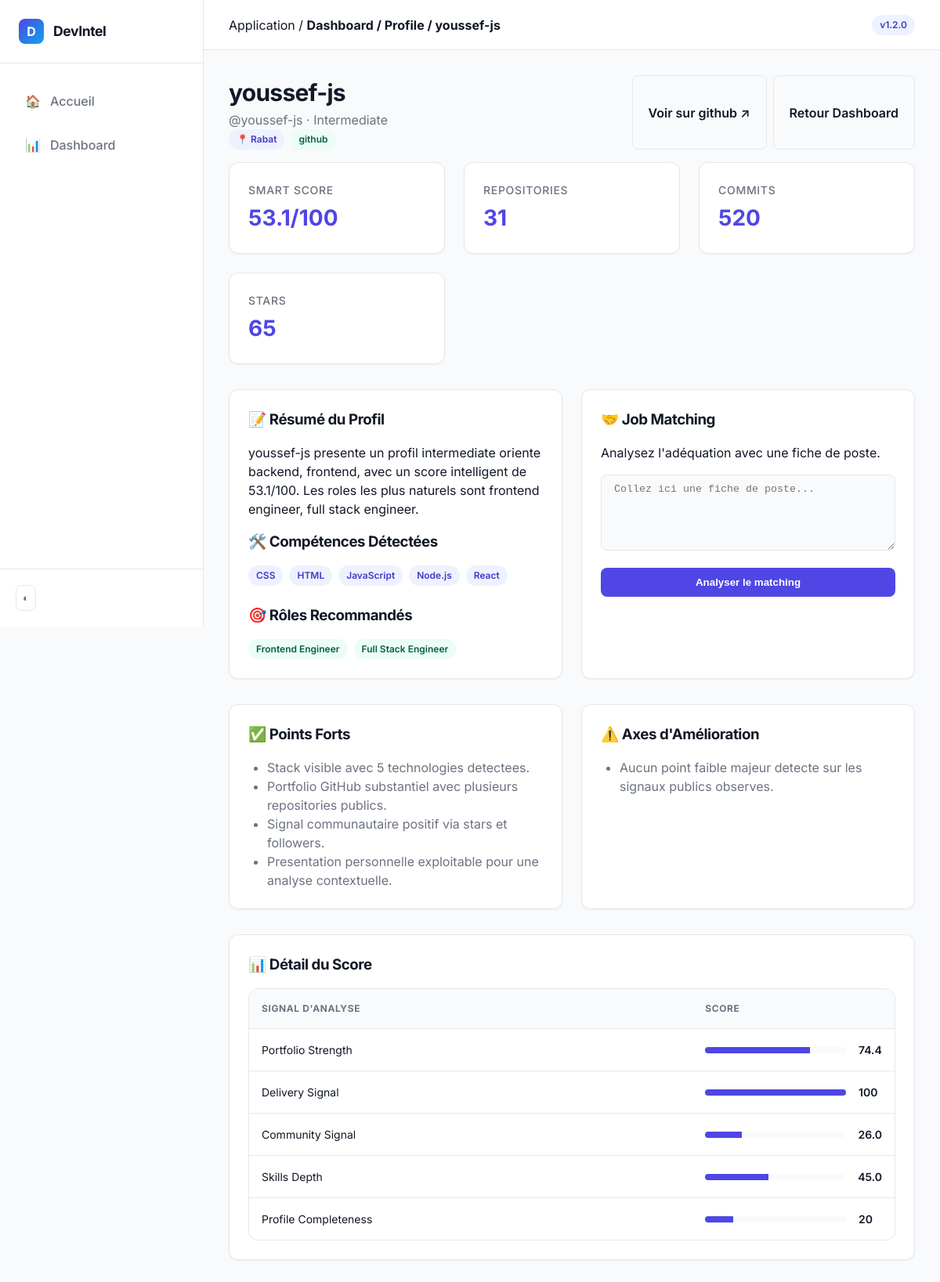
Screenshot of /smart-profile/developer/39 with the database file from the repository.
### tables this page shows
CREATE TABLE developers (
    id INTEGER PRIMARY KEY AUTOINCREMENT,
    username TEXT NOT NULL,
    source TEXT NOT NULL,
    profile_url TEXT,
    bio TEXT,
    location TEXT,
    repositories INTEGER DEFAULT 0,
    commits INTEGER DEFAULT 0,
    stars INTEGER DEFAULT 0,
    activity_score REAL DEFAULT 0,
    created_at TEXT DEFAULT CURRENT_TIMESTAMP
);

CREATE TABLE developer_skills (
    id INTEGER PRIMARY KEY AUTOINCREMENT,
    developer_id INTEGER NOT NULL,
    skill_name TEXT NOT NULL,
    skill_score REAL DEFAULT 1,
    FOREIGN KEY (developer_id) REFERENCES developers(id)
);

### app/routes.py (the view)
@main_bp.route("/smart-profile/developer/<int:developer_id>", methods=["GET", "POST"])
def smart_profile_developer(developer_id):
    init_db()
    job_description = request.values.get("job_description", "").strip()
    smart_profile = build_smart_profile_for_developer(
        developer_id,
        job_description=job_description,
    )
    if not smart_profile:
        flash("Profil introuvable pour le Smart Candidate Profiling.", "error")
        return redirect(url_for("main.dashboard"))
    return render_template(
        "smart_profile.html",
        smart_profile=smart_profile,
        profile_source="imported",
    )

### app/database.py (called while the page is built)
def get_db():
    if "db" not in g:
        db_path = Path(current_app.config["DATABASE_PATH"])
        db_path.parent.mkdir(parents=True, exist_ok=True)
        g.db = sqlite3.connect(db_path)
        g.db.row_factory = sqlite3.Row
    return g.db

def init_db():
    db = get_db()
    db.executescript(SCHEMA)
    db.commit()

### app/services/smart_profile.py (called while the page is built)
def _normalize_skills(skills):
    normalized = []
    for skill in skills or []:
        value = str(skill).strip()
        if value:
            normalized.append(value)
    return sorted(set(normalized))

def _clamp(value, min_value=0, max_value=100):
    return max(min_value, min(float(value), max_value))

def _score_breakdown(candidate):
    repositories = int(candidate.get("repositories", 0) or 0)
    commits = int(candidate.get("commits", 0) or 0)
    stars = int(candidate.get("stars", 0) or 0)
    followers = int(candidate.get("followers", 0) or 0)
    skills_count = len(candidate.get("skills", []))
    has_bio = 1 if candidate.get("bio") else 0
    has_location = 1 if candidate.get("location") else 0
    breakdown = {
        "portfolio_strength": round(_clamp(repositories * 2.4), 1),
        "delivery_signal": round(_clamp(commits / 3), 1),
        "community_signal": round(_clamp((stars * 0.4) + (followers * 1.2)), 1),
        "skills_depth": round(_clamp(skills_count * 9), 1),
        "profile_completeness": round((has_bio * 12) + (has_location * 8), 1),
    }
    total_score = round(sum(breakdown.values()) / len(breakdown), 1)
    return breakdown, total_score

def _classify_domains(skills):
    joined = " ".join(skill.lower() for skill in skills)
    domain_checks = [
        ("Backend", {"python", "java", "go", "flask", "django", "fastapi", "spring"}),
        ("Frontend", {"javascript", "typescript", "react", "vue", "angular", "css"}),
        ("Data", {"pandas", "numpy", "sql", "spark", "airflow", "data", "etl"}),
        ("DevOps", {"docker", "kubernetes", "aws", "azure", "terraform", "ci/cd"}),
        ("Mobile", {"android", "ios", "swift", "kotlin", "flutter"}),
    ]
    domains = []
    for label, keywords in domain_checks:
        if any(keyword in joined for keyword in keywords):
            domains.append(label)
    return domains or ["Generalist"]

def build_smart_profile_for_developer(developer_id, job_description=""):
    candidate = get_developer_candidate(developer_id)
    if not candidate:
        return None
    return build_smart_profile_from_candidate(candidate, job_description=job_description)

### app/templates/smart_profile.html (shortened to what this page needs)
{% extends "base.html" %}
{% block breadcrumb %}Dashboard / Profile / {{ smart_profile.candidate.username }}{% endblock %}
{% block content %}
{% set candidate = smart_profile.candidate %}
{% set job_match = smart_profile.job_match %}
<div class="mb-4">
    <div class="flex justify-between items-start">
        <div class="flex gap-6 items-center">
            <div>
                <h1 class="page-title" style="margin: 0;">{{ candidate.display_name }}</h1>
                <p class="page-subtitle" style="margin: 0;">@{{ candidate.username }} · {{ candidate.seniority }}</p>
                <div class="flex gap-2 mt-2">
                    <span class="badge badge-indigo">📍 {{ candidate.location or "Lieu inconnu" }}</span>
                    <span class="badge badge-green">{{ candidate.source }}</span>
                </div>
            </div>
        </div>
        <div class="flex gap-2">
            {% if candidate.profile_url %}
                <a href="{{ candidate.profile_url }}" target="_blank" class="btn btn-secondary">Voir sur {{ candidate.source }} ↗</a>
            {% endif %}
            <a href="{{ url_for('main.dashboard') }}" class="btn btn-secondary">Retour Dashboard</a>
        </div>
    </div>
</div>
<div class="stats-grid">
    <div class="card stat-card">
        <span class="stat-label">Smart Score</span>
        <span class="stat-value" style="color: var(--primary);">{{ candidate.smart_score }}/100</span>
    </div>
    <div class="card stat-card">
        <span class="stat-label">Repositories</span>
        <span class="stat-value">{{ candidate.repositories }}</span>
    </div>
    <div class="card stat-card">
        <span class="stat-label">Commits</span>
        <span class="stat-value">{{ candidate.commits }}</span>
    </div>
    <div class="card stat-card">
        <span class="stat-label">Stars</span>
        <span class="stat-value">{{ candidate.stars }}</span>
    </div>
</div>
<div class="dashboard-grid">
    <div class="card">
        <h3>📝 Résumé du Profil</h3>
        <p class="text-muted mb-4">{{ candidate.summary }}</p>
        <h3>🛠️ Compétences Détectées</h3>
        <div class="flex flex-wrap gap-2 mt-2">
            {% for skill in candidate.skills %}
                <span class="badge badge-indigo">{{ skill }}</span>
            {% endfor %}
        </div>
        <h3 class="mt-6">🎯 Rôles Recommandés</h3>
        <div class="flex flex-wrap gap-2 mt-2">
            {% for role in candidate.recommended_roles %}
                <span class="badge badge-green">{{ role }}</span>
            {% endfor %}
        </div>
    </div>
    <div class="card">
        <h3>🤝 Job Matching</h3>
        <p class="text-muted mb-4">Analysez l'adéquation avec une fiche de poste.</p>
        <form method="post" class="form-group">
            <textarea
                name="job_description"
                rows="5"
                class="input-control mb-4"
                placeholder="Collez ici une fiche de poste..."
            >{{ job_match.job_description }}</textarea>
            <button type="submit" class="btn btn-primary w-full" style="width: 100%;">Analyser le matching</button>
        </form>
    </div>
</div>
<div class="dashboard-grid">
    <div class="card">
        <h3>✅ Points Forts</h3>
        <ul style="padding-left: 1.5rem; margin-top: 1rem; color: var(--text-muted);">
            {% for item in candidate.strengths %}
                <li class="mb-2">{{ item }}</li>
            {% endfor %}
        </ul>
    </div>
    <div class="card">
        <h3>⚠️ Axes d'Amélioration</h3>
        <ul style="padding-left: 1.5rem; margin-top: 1rem; color: var(--text-muted);">
            {% for item in candidate.focus_areas %}
                <li class="mb-2">{{ item }}</li>
            {% endfor %}
        </ul>
    </div>
</div>
<div class="card mt-4">
    <h3>📊 Détail du Score</h3>
    <div class="table-container mt-4">
        <table>
            <thead>
                <tr>
                    <th>Signal d'Analyse</th>
                    <th>Score</th>
                </tr>
            </thead>
            <tbody>
                {% for label, value in candidate.score_breakdown.items() %}
                    <tr>
                        <td>{{ label.replace("_", " ").title() }}</td>
                        <td>
                            <div class="flex items-center gap-4">
                                <div style="flex: 1; height: 8px; background: var(--bg-main); border-radius: 4px; overflow: hidden;">
                                    <div style="height: 100%; width: {{ value }}%; background: var(--primary);"></div>
                                </div>
                                <span style="font-weight: 600; min-width: 30px;">{{ value }}</span>
                            </div>
                        </td>
                    </tr>
                {% endfor %}
            </tbody>
        </table>
    </div>
</div>
{% endblock %}

### app/static/style.css (style rules this page uses)
:root { --bg-main: #f9fafb; --bg-sidebar: #ffffff; --bg-card: #ffffff; --text-main: #111827; --text-muted: #6b7280; --text-on-primary: #ffffff; --primary: #4f46e5; --primary-hover: #4338ca; --primary-soft: #eef2ff; --secondary: #0ea5e9; --accent: #f59e0b; --border: #e5e7eb; --border-hover: #d1d5db; --success: #10b981; --danger: #ef4444; --warning: #f59e0b; --shadow-sm: 0 1px 2px 0 rgba(0, 0, 0, 0.05); --shadow: 0 4px 6px -1px rgba(0, 0, 0, 0.1), 0 2px 4px -1px rgba(0, 0, 0, 0.06); --shadow-md: 0 10px 15px -3px rgba(0, 0, 0, 0.1), 0 4px 6px -2px rgba(0, 0, 0, 0.05); --radius-sm: 0.375rem; --radius-md: 0.5rem; --radius-lg: 0.75rem; --radius-xl: 1rem; --sidebar-width: 260px; --header-height: 64px; }
* { margin: 0; padding: 0; box-sizing: border-box; }
body { font-family: 'Inter', -apple-system, BlinkMacSystemFont, "Segoe UI", Roboto, sans-serif; background-color: var(--bg-main); color: var(--text-main); line-height: 1.5; display: flex; min-height: 100vh; }
h1, h2, h3, h4 { font-weight: 700; letter-spacing: -0.025em; margin-bottom: 1rem; }
.page-title { font-size: 1.875rem; margin-bottom: 0.5rem; }
.page-subtitle { color: var(--text-muted); margin-bottom: 2rem; }
.card { background-color: var(--bg-card); border: 1px solid var(--border); border-radius: var(--radius-lg); padding: 1.5rem; box-shadow: var(--shadow-sm); transition: box-shadow 0.2s ease; }
.stats-grid { display: grid; grid-template-columns: repeat(auto-fit, minmax(240px, 1fr)); gap: 1.5rem; margin-bottom: 2rem; }
.stat-card { display: flex; flex-direction: column; }
.stat-label { font-size: 0.875rem; font-weight: 500; color: var(--text-muted); text-transform: uppercase; letter-spacing: 0.05em; }
.stat-value { font-size: 1.75rem; font-weight: 700; color: var(--primary); margin-top: 0.25rem; }
.form-group { margin-bottom: 1.5rem; }
.input-control { width: 100%; padding: 0.625rem 1rem; border: 1px solid var(--border); border-radius: var(--radius-md); background-color: var(--bg-main); color: var(--text-main); transition: all 0.2s ease; }
.btn { display: inline-flex; align-items: center; justify-content: center; gap: 0.5rem; padding: 0.625rem 1.25rem; font-weight: 600; border-radius: var(--radius-md); cursor: pointer; transition: all 0.2s ease; border: 1px solid transparent; text-decoration: none; }
.btn-primary { background-color: var(--primary); color: white; }
.btn-secondary { background-color: var(--bg-main); border-color: var(--border); color: var(--text-main); }
.table-container { overflow-x: auto; border-radius: var(--radius-lg); border: 1px solid var(--border); }
table { width: 100%; border-collapse: collapse; text-align: left; }
th { background-color: var(--bg-main); padding: 1rem; font-size: 0.75rem; font-weight: 700; text-transform: uppercase; letter-spacing: 0.05em; color: var(--text-muted); border-bottom: 1px solid var(--border); }
td { padding: 1rem; border-bottom: 1px solid var(--border); font-size: 0.875rem; }
tr:last-child td { border-bottom: none; }
.badge { display: inline-flex; padding: 0.25rem 0.625rem; border-radius: 9999px; font-size: 0.75rem; font-weight: 600; }
.badge-indigo { background-color: #eef2ff; color: #4338ca; }
.badge-green { background-color: #ecfdf5; color: #065f46; }
.dashboard-grid { display: grid; grid-template-columns: repeat(2, 1fr); gap: 1.5rem; margin-bottom: 2rem; }
.flex { display: flex; }
.items-center { align-items: center; }
.justify-between { justify-content: space-between; }
.gap-2 { gap: 0.5rem; }
.gap-4 { gap: 1rem; }
.mb-4 { margin-bottom: 1rem; }
.mt-6 { margin-top: 1.5rem; }

### rows the page displays
developers: candidate.username "youssef-js", display_name "youssef-js", username "youssef-js", location "Rabat", source "github", repositories "31", commits "520", stars "65"
developer_skills: skill_name "CSS"
developer_skills: skill_name "HTML"
developer_skills: skill_name "JavaScript"
developer_skills: skill_name "Node.js"
developer_skills: skill_name "React"

### other values shown
{{ candidate.seniority }} "Intermediate"
{{ candidate.smart_score }} "53.1"
{{ candidate.summary }} "youssef-js presente un profil intermediate oriente backend, frontend, avec un score intelligent de 53.1/100. Les roles les plus naturels sont frontend engineer, full stack engineer."
{{ role }} "Frontend Engineer" "Full Stack Engineer"
{{ item }} "Stack visible avec 5 technologies detectees." "Portfolio GitHub substantiel avec plusieurs repositories publics." "Signal communautaire positif via stars et followers." "Presentation personnelle exploitable pour une analyse contextuelle."
{{ item }} "Aucun point faible majeur detecte sur les signaux publics observes."
{{ label.replace("_", " ").title() }} "Portfolio Strength" "Delivery Signal" "Community Signal" "Skills Depth" "Profile Completeness"
{{ value }} "74.4" "100" "26.0" "45.0" "20"
